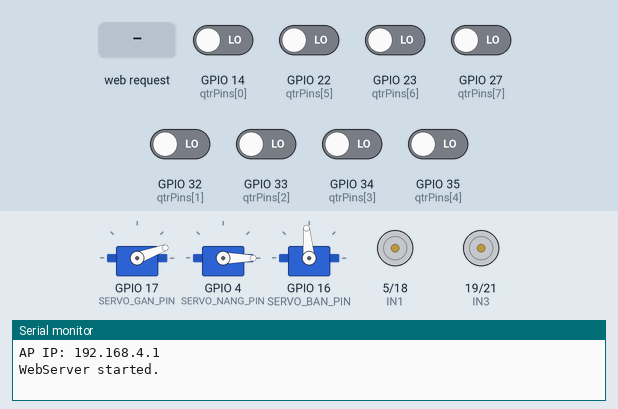
A sketch run on a simulated ESP32. Shown: 3 × servo, motor-driver pin pairs drawn as motors (green arrow = first pin HIGH = forward, orange = second pin HIGH = backward, longer = more drive, scaled by the enable pin), the last lines printed to the serial monitor. The inputs (shaded band) are chosen by the test bench; at power-on: GPIO 14 (qtrPins[0]), GPIO 22 (qtrPins[5]), GPIO 23 (qtrPins[6]), GPIO 27 (qtrPins[7]), GPIO 32 (qtrPins[1]), GPIO 33 (qtrPins[2]), GPIO 34 (qtrPins[3]), GPIO 35 (qtrPins[4]) LOW.

Above: at 1.2 s.
1.3 s: HTTP request GET /gan_inc_start received
At 2.8 s:
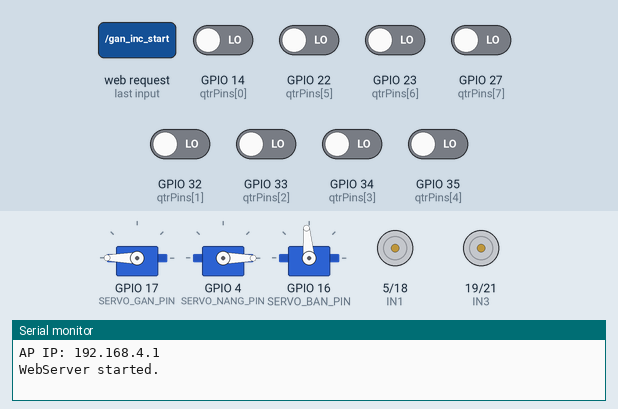
3.3 s: HTTP request GET /mode_toggle received
At 4.2 s:
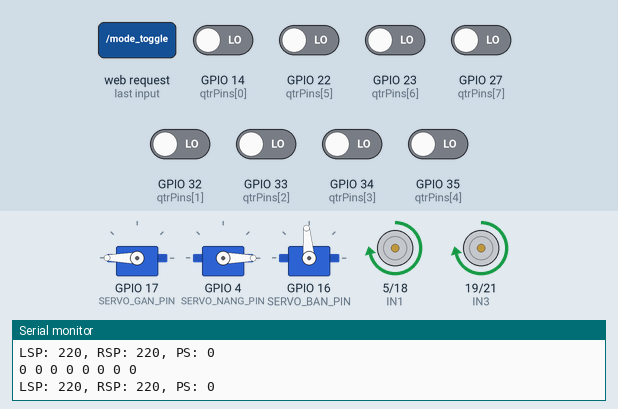
4.8 s: HTTP request GET /back received
At 5.4 s:
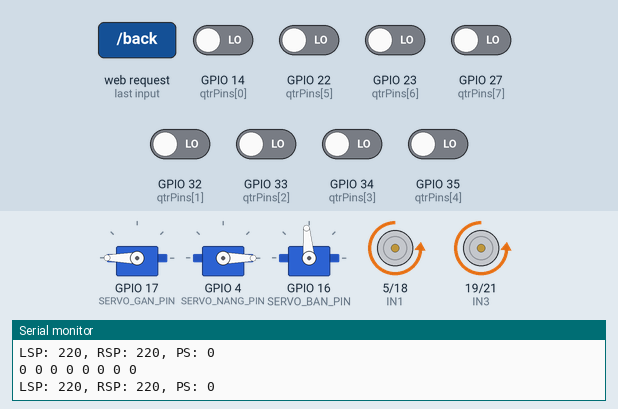
6.3 s: HTTP request GET /left received
At 7.5 s:
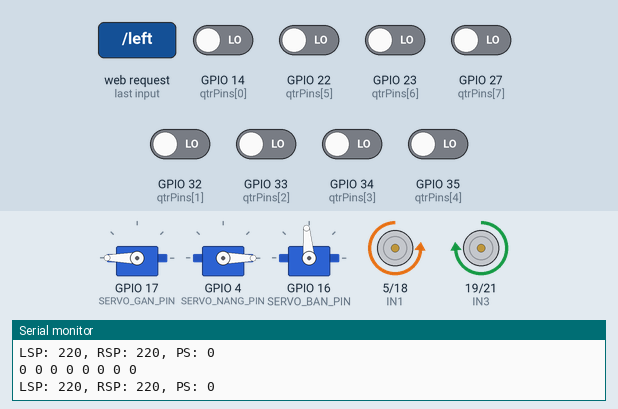
7.8 s: HTTP request GET /right received
At 8.8 s:
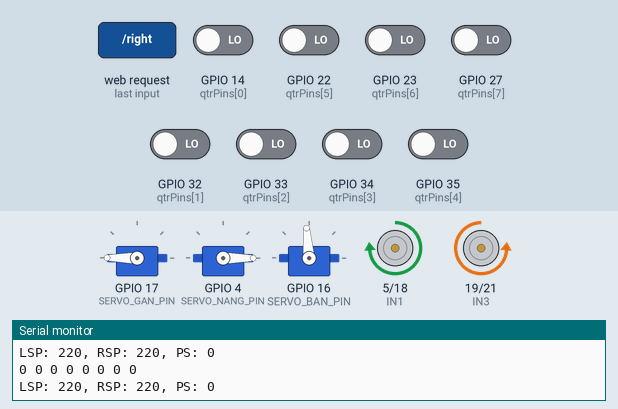
9.3 s: HTTP request GET /stop received
At 10.0 s:
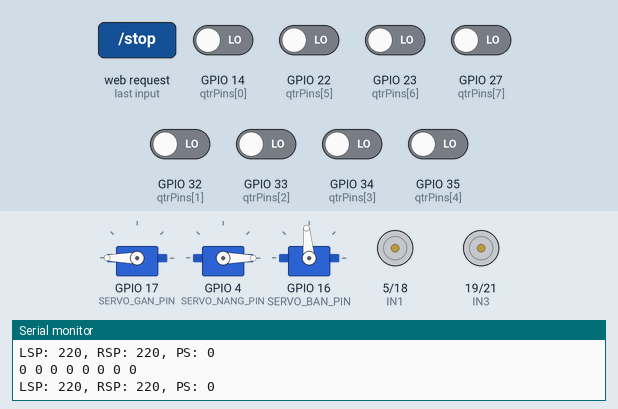
Timing chart, 0 to 11.8 s (numbered marks = the images above; inputs shaded):
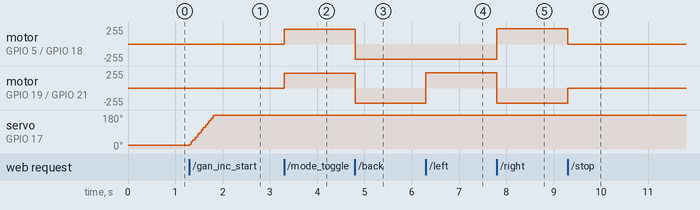

Measured:
- after the input at 1.3 s, servo on GPIO 17 (SERVO_GAN_PIN): moves from 20° to 180° over 0.52 s, starting at once
- after the input at 3.3 s, motor on GPIO 5 (IN1) / GPIO 18 (IN2), motor on GPIO 19 (IN3) / GPIO 21 (IN4): stopped → forward 219/255 at once
- after the input at 4.8 s, motor on GPIO 5 (IN1) / GPIO 18 (IN2), motor on GPIO 19 (IN3) / GPIO 21 (IN4): forward 219/255 → backward 229/255 at once
- after the input at 6.3 s, motor on GPIO 19 (IN3) / GPIO 21 (IN4): backward 229/255 → forward 229/255 at once
- after the input at 7.8 s, motor on GPIO 5 (IN1) / GPIO 18 (IN2): backward 229/255 → forward 229/255 at once; motor on GPIO 19 (IN3) / GPIO 21 (IN4): forward 229/255 → backward 229/255 at once
- after the input at 9.3 s, motor on GPIO 5 (IN1) / GPIO 18 (IN2): forward 229/255 → stopped at once; motor on GPIO 19 (IN3) / GPIO 21 (IN4): backward 229/255 → stopped at once

The sketch:

dk.ino
```cpp
#include <WiFi.h>
#include <WebServer.h>
#include <ESP32Servo.h>

Servo servoGan;    // gắp
Servo servoNang;   // nâng
Servo servoBan;    // bắn

const int SERVO_GAN_PIN  = 17;
const int SERVO_NANG_PIN = 4;
const int SERVO_BAN_PIN  = 16;

int angleGan  = 20;
int angleNang = 0;
int angleBan  = 95;

// Servo bắn dùng 2 góc cố định
const int BAN_FIRE_ANGLE = 180;
const int BAN_BACK_ANGLE = 95;

// --- AUTO-RETURN CONFIG FOR BAN ---
bool banAutoPending = false;            // đang chờ auto-return không
unsigned long banFireMillis = 0;        // thời điểm vừa bắn
const unsigned long BAN_AUTO_DELAY = 500; // ms chờ trước khi trả về (đổi nếu muốn)
// -------------------------------------

// Cờ cho servo gắp & nâng (giữ để xoay)
bool ganInc  = false;
bool ganDec  = false;
bool nangInc = false;
bool nangDec = false;

// Thời gian cập nhật tách riêng cho từng servo
unsigned long lastServoTimeGan = 0;
unsigned long lastServoTimeNang = 0;

// --- CHỈNH TỐC ĐỘ SERVO RIÊNG RẺ (bạn có thể thay đổi) ---
// servoGan: KHÔI PHỤC NHƯ CŨ (mượt, chậm)
const int servoStepGan = 6;                 // bước góc mỗi lần cập nhật cho gắp (nhỏ)
const unsigned long servoIntervalGan = 20;  // ms giữa các lần cập nhật cho gắp (20ms)

// servoNang: tốc độ đã yêu cầu (nhanh hơn)
const int servoStepNang = 6;                // bước góc mỗi lần cập nhật cho nâng (lớn)
const unsigned long servoIntervalNang = 10; // ms giữa các lần cập nhật cho nâng (10ms)


// WebServer
WebServer server(80);
const char* ap_ssid     = "ESP32_ROBOT";
const char* ap_password = "11111100";

// 2 chế độ: dò line / điều khiển tay
enum RobotMode {
  MODE_LINE,
  MODE_MANUAL
};
RobotMode currentMode = MODE_MANUAL;

// ================== CODE CŨ CỦA ANH (GIỮ NGUYÊN) ==================
const uint8_t SensorCount = 8;
const uint8_t qtrPins[SensorCount] = {14, 32,33,34,35 ,22 ,23,27};
const int he_so[SensorCount] = {7, 5, 3, 1, -1, -3, -5, -7};

#define IN3 19
#define IN4 21  // Phải
#define IN1 5
#define IN2 18  // TRrái

#define ENA 26
#define ENB 25


const int pwmFreq     = 25000;
const int pwmRes      = 8;

int base_speed_line = 220;
int base_speed = 230;

int max_speed = 255;
int last_error = 0;
int error_s = 0;
float kp = 83;
float ki = 0.3;
float kd = 22;
int stop = 0;

int read()
{
  int count = 0;
  int sum = 0;
  for(int i = 0; i < SensorCount; i++)
  {
    int sen_val = digitalRead(qtrPins[i]);
    sum += sen_val*he_so[i];
    count+= sen_val;
    Serial.print(sen_val);
    Serial.print(" ");
  }
  Serial.println();
  if(count  == 6)
  {
    set_speed(0, IN1, IN2, ENA);
    set_speed(0, IN3, IN4, ENB);
    stop = 1;
    currentMode = MODE_MANUAL;

  }
  else if(count == 0)
  {
    return last_error;
  }
  return sum;
}

void forward(int ina, int inb)
{
  digitalWrite(ina, HIGH);
  digitalWrite(inb, LOW);
}
void backward(int ina, int inb)
{
  digitalWrite(inb, HIGH);
  digitalWrite(ina, LOW);
}
void braking(int ina, int inb)
{
  digitalWrite(inb, LOW);
  digitalWrite(ina, LOW);
}
void set_speed(int speed, int ina, int inb, int en)
{
  if(speed < 0)
  {
    backward(ina, inb);
    speed = -speed;
  } else {
    forward(ina, inb);
  }
  speed %= 256;

  ledcWrite(en, speed);
}

void pid()
{
  int position = read();
  if(stop == 1)
  {
    return;
  }

  int error = 0 - position;

  error_s += error;
  if(error_s >= 200) error_s = 200;
  else if(error_s <= -200) error_s = -200;
  int d_error = error - last_error;
  last_error = error;
  int u = (int) (kp*error + ki*error_s + kd*d_error);


  int left_speed = base_speed_line - u;
  int right_speed = base_speed_line + u;

  if(left_speed >= max_speed) left_speed = max_speed;
  else if(left_speed <= -max_speed) left_speed = -max_speed;
  if(right_speed >= max_speed) right_speed = max_speed;
  if(right_speed <= -max_speed) right_speed = -max_speed;


  set_speed(left_speed, IN1, IN2, ENB);
  set_speed(right_speed, IN3, IN4, ENA);


  Serial.print("LSP: ");
  Serial.print(left_speed);
  Serial.print(", RSP: ");
  Serial.print(right_speed);

  Serial.print(", PS: ");
  Serial.println(position);

  delay(10);

}

// ================== HTML GIAO DIỆN ==================
String htmlPage()
{
  String page = R"rawliteral(
<!DOCTYPE html>
<html>
<head>
<meta charset='utf-8'>
<meta name="viewport" content="width=device-width, initial-scale=1, maximum-scale=1, user-scalable=no">
<title>B-T-V-D ROBOT</title>

<style>
  /* ==== CẤU HÌNH CHUNG ==== */
  body {
    margin: 0;
    padding: 0;
    background: linear-gradient(135deg, #1a1a2e 0%, #16213e 100%);
    color: #fff;
    font-family: 'Segoe UI', Tahoma, Geneva, Verdana, sans-serif;
    user-select: none;
    min-height: 100vh;
    overflow: auto;
    display: flex;
    flex-direction: column;
  }

  h2 {
    text-align: center;
    margin: 15px 0;
    font-size: 24px; /* Tăng cỡ chữ lên một chút cho ngầu */
    font-weight: 900;
    text-transform: uppercase;
    letter-spacing: 2px;
    color: #00d2ff;
    text-shadow: 0 0 15px rgba(0, 210, 255, 0.7); /* Tăng độ phát sáng */
    flex-shrink: 0;
  }

  /* ==== LAYOUT CHÍNH ==== */
  .gamepad {
    display: flex;
    flex-direction: row;
    justify-content: space-between;
    width: 100%;
    padding: 10px;
    box-sizing: border-box;
    gap: 10px;
    flex-grow: 1;
  }

  /* Cột trái & phải (Di chuyển) */
  .side-left, .side-right {
    flex: 1;
    display: flex;
    flex-direction: column;
    justify-content: center;
    align-items: center;
    gap: 20px;
  }

  /* Cột giữa (Chức năng) */
  .center {
    flex: 1.2;
    display: flex;
    flex-direction: column;
    align-items: center;
    justify-content: flex-start;
    gap: 12px;
  }

  /* ==== BUTTON STYLES ==== */
  button {
    cursor: pointer;
    outline: none;
    -webkit-tap-highlight-color: transparent;
    transition: all 0.1s ease;
    box-shadow: 0 4px 6px rgba(0,0,0,0.3);
  }

  button:active {
    transform: scale(0.95);
    box-shadow: 0 2px 3px rgba(0,0,0,0.3);
  }

  /* Nút Di Chuyển (Move) */
  .move-btn {
    width: 100%;
    max-width: 140px;
    height: 80px;
    background: rgba(255, 255, 255, 0.05);
    border: 2px solid #00d2ff;
    border-radius: 15px;
    font-size: 20px;
    font-weight: 800;
    color: #00d2ff;
    backdrop-filter: blur(5px);
  }
  .move-btn:active {
    background: #00d2ff;
    color: #000;
  }

  .horizontal-row {
    display: flex;
    flex-direction: row;
    gap: 15px;
    width: 100%;
    justify-content: center;
  }

  /* ==== SYSTEM BUTTONS (Mode/Stop) ==== */
  .mode-row {
    display: flex;
    gap: 10px;
    width: 100%;
    justify-content: center;
    margin-bottom: 5px;
  }

  .btn-mode {
    flex: 1;
    height: 50px;
    background: linear-gradient(45deg, #4b6cb7, #182848);
    border: none;
    border-radius: 10px;
    color: white;
    font-size: 14px;
    font-weight: bold;
    border: 1px solid rgba(255,255,255,0.2);
  }

  .btn-stop {
    width: 80px;
    height: 50px;
    background: linear-gradient(45deg, #ff416c, #ff4b2b);
    border: none;
    border-radius: 10px;
    color: white;
    font-size: 16px;
    font-weight: 900;
    box-shadow: 0 0 15px rgba(255, 65, 108, 0.6);
  }

  /* ==== SERVO GROUPS ==== */
  .servo-group {
    background: rgba(0, 0, 0, 0.3);
    padding: 10px;
    border-radius: 12px;
    width: 95%;
    text-align: center;
    border: 1px solid rgba(255,255,255,0.05);
  }

  .servo-title {
    font-size: 13px;
    font-weight: bold;
    margin-bottom: 5px;
    color: #aaa;
    text-transform: uppercase;
  }

  .servo-row {
    display: flex;
    justify-content: center;
    gap: 10px;
  }

  .servoBtn {
    flex: 1;
    height: 45px;
    border: none;
    border-radius: 8px;
    color: #fff;
    font-size: 15px;
    font-weight: bold;
    text-shadow: 0 1px 2px rgba(0,0,0,0.5);
  }

  /* Màu riêng cho từng nhóm Servo */
  #btnGanInc, #btnGanDec { background: linear-gradient(to bottom, #f7971e, #ffd200); color: #444; }
  #btnNangInc, #btnNangDec { background: linear-gradient(to bottom, #11998e, #38ef7d); }
  #btnBanFire, #btnBanBack { background: linear-gradient(to bottom, #cb2d3e, #ef473a); }

  /* ==== RESPONSIVE: CHẾ ĐỘ DỌC CHO ĐIỆN THOẠI ==== */
  @media (max-width: 768px) {
    .gamepad {
      flex-direction: column-reverse;
      align-items: center;
      gap: 30px;
      padding-bottom: 50px;
    }

    .center {
      width: 100%;
      order: 1;
    }

    .side-left, .side-right {
      width: 100%;
      flex-direction: row;
      order: 2;
      gap: 10px;
    }

    .move-btn {
      height: 70px;
    }
  }

</style>
</head>

<body>

<h2>B-T-V-D ROBOT</h2>

<div class="gamepad">

  <div class="side-left">
    <button class="move-btn" id="btnForward">▲ TIẾN</button>
    <button class="move-btn" id="btnBack">▼ LÙI</button>
  </div>

  <div class="center">
    <div class="mode-row">
      <button class="btn-mode" id="btnMode">MODE: MANUAL</button>
      <button class="btn-stop" id="btnStop">STOP</button>
    </div>

    <div class="servo-group">
      <div class="servo-title">Kẹp Gắp (P17)</div>
      <div class="servo-row">
        <button class="servoBtn" id="btnGanDec">Mở</button>
        <button class="servoBtn" id="btnGanInc">Kẹp</button>
      </div>
    </div>

    <div class="servo-group">
      <div class="servo-title">Cánh Tay (P4)</div>
      <div class="servo-row">
        <button class="servoBtn" id="btnNangDec">▲ Nâng</button>
        <button class="servoBtn" id="btnNangInc">▼ Hạ</button>
      </div>
    </div>

    <div class="servo-group">
      <div class="servo-title">Vũ Khí (P16)</div>
      <div class="servo-row">
        <button class="servoBtn" id="btnBanBack">Nạp</button>
        <button class="servoBtn" id="btnBanFire">🔥 BẮN</button>
      </div>
    </div>
  </div>

  <div class="side-right">
    <div class="horizontal-row">
      <button class="move-btn" id="btnLeft">◀ TRÁI</button>
      <button class="move-btn" id="btnRight">PHẢI ▶</button>
    </div>
  </div>

</div>

<script>
function send(cmd){ fetch("/"+cmd); }

// Giữ để di chuyển
function hold(btn, down, up="stop"){
  if(!btn) return;
  btn.addEventListener("touchstart", e=>{e.preventDefault();send(down);});
  btn.addEventListener("mousedown", ()=>send(down));

  btn.addEventListener("touchend", e=>{e.preventDefault();send(up);});
  btn.addEventListener("mouseup", ()=>send(up));
  btn.addEventListener("mouseleave", ()=>send(up));
}

hold(document.getElementById("btnForward"),"forward");
hold(document.getElementById("btnBack"),"back");
hold(document.getElementById("btnLeft"),"left");
hold(document.getElementById("btnRight"),"right");

// STOP
document.getElementById("btnStop").onclick = ()=>send("stop");

// MODE
const modeBtn = document.getElementById("btnMode");
if(modeBtn){
  modeBtn.onclick = ()=>{
    fetch("/mode_toggle")
      .then(r=>r.text())
      .then(t=>{
        modeBtn.innerText=t.includes("LINE")?"MODE: LINE":"MODE: MANUAL";
      });
  };
}

// Servo giữ
function holdServo(id,start,stop){
  const b=document.getElementById(id);
  if(!b) return;
  b.addEventListener("mousedown", ()=>send(start));
  b.addEventListener("mouseup", ()=>send(stop));
  b.addEventListener("mouseleave", ()=>send(stop));
  b.addEventListener("touchstart", e=>{e.preventDefault();send(start);});
  b.addEventListener("touchend", e=>{e.preventDefault();send(stop);});
}

holdServo("btnGanInc","gan_inc_start","gan_inc_stop");
holdServo("btnGanDec","gan_dec_start","gan_dec_stop");
holdServo("btnNangInc","nang_inc_start","nang_inc_stop");
holdServo("btnNangDec","nang_dec_start","nang_dec_stop");

const btnFire = document.getElementById("btnBanFire");
if(btnFire) btnFire.onclick=()=>send("ban_fire");

const btnLoad = document.getElementById("btnBanBack");
if(btnLoad) btnLoad.onclick=()=>send("ban_back");

</script>
</body>
</html>
)rawliteral";

  return page;
}

// ================== CẬP NHẬT SERVO (giữ để xoay) ==================
void updateServos() {
  unsigned long now = millis();

  // --- GẮP (servoGan) : KHÔI PHỤC HÀNH VI CŨ ---
  if (now - lastServoTimeGan >= servoIntervalGan) {
    lastServoTimeGan = now;

    if (ganInc) {
      angleGan += servoStepGan;
      if (angleGan > 180) angleGan = 180;
      servoGan.write(angleGan);
    }
    if (ganDec) {
      angleGan -= servoStepGan;
      if (angleGan < 0) angleGan = 0;
      servoGan.write(angleGan);
    }
  }

  // --- NÂNG (servoNang) : TĂNG TỐC NHƯ YÊU CẦU ---
  if (now - lastServoTimeNang >= servoIntervalNang) {
    lastServoTimeNang = now;

    if (nangInc) {
      angleNang += servoStepNang;
      if (angleNang > 180) angleNang = 180;
      servoNang.write(angleNang);
    }
    if (nangDec) {
      angleNang -= servoStepNang;
      if (angleNang < 0) angleNang = 0;
      servoNang.write(angleNang);
    }
  }
}

// ================== HANDLER ĐỘNG CƠ QUA WEB ==================
void handleRoot() {
  server.send(200, "text/html", htmlPage());
}

void handleForward() {
  currentMode = MODE_MANUAL;
  set_speed(base_speed, IN1, IN2, ENA);
  set_speed(base_speed, IN3, IN4, ENB);
  server.send(200, "text/plain", "FORWARD");
}

void handleBack() {
  currentMode = MODE_MANUAL;
  set_speed(-base_speed, IN1, IN2, ENA);
  set_speed(-base_speed, IN3, IN4, ENB);
  server.send(200, "text/plain", "BACK");
}

void handleLeft() {
  currentMode = MODE_MANUAL;
  set_speed(-base_speed, IN1, IN2, ENA);
  set_speed(base_speed, IN3, IN4, ENB);
  server.send(200, "text/plain", "LEFT");
}

void handleRight() {
  currentMode = MODE_MANUAL;
  set_speed(base_speed, IN1, IN2, ENA);
  set_speed(-base_speed, IN3, IN4, ENB);
  server.send(200, "text/plain", "RIGHT");
}

void stopAllServo() {
  ganInc  = false;
  ganDec  = false;
  nangInc = false;
  nangDec = false;
}

void handleStop() {
  // Dừng mọi lệnh giữ servo
  stopAllServo();

  // Hủy auto-return của servo bắn nếu đang chờ
  banAutoPending = false;

  // Dừng động cơ (brake + PWM=0)
  braking(IN1, IN2);
  braking(IN3, IN4);
  set_speed(0, IN1, IN2, ENA);
  set_speed(0, IN3, IN4, ENB);

  server.send(200, "text/plain", "STOP");
}

// ================== HANDLER MODE (CHỈ 2 CHẾ ĐỘ) ==================
void handleModeToggle() {
  if (currentMode == MODE_MANUAL) {
    // chuyển sang dò line
    braking(IN1, IN2);
    braking(IN3, IN4);
    set_speed(0, IN1, IN2, ENA);
    set_speed(0, IN3, IN4, ENB);
    currentMode = MODE_LINE;
    stop = 0;
    server.send(200, "text/plain", "LINE");
  } else {
    // chuyển sang điều khiển tay
    braking(IN1, IN2);
    braking(IN3, IN4);
    set_speed(0, IN1, IN2, ENA);
    set_speed(0, IN3, IN4, ENB);
    currentMode = MODE_MANUAL;
    stop = 1;
    server.send(200, "text/plain", "MANUAL");
  }
}

// ================== HANDLER SERVO ==================
// GẮP (giữ)
void handleGanIncStart() { ganInc = true;  server.send(200, "text/plain", "GAN_INC_START"); }
void handleGanIncStop()  { ganInc = false; server.send(200, "text/plain", "GAN_INC_STOP");  }

void handleGanDecStart() { ganDec = true;  server.send(200, "text/plain", "GAN_DEC_START"); }
void handleGanDecStop()  { ganDec = false; server.send(200, "text/plain", "GAN_DEC_STOP");  }

// NÂNG (giữ)
void handleNangIncStart() { nangInc = true;  server.send(200, "text/plain", "NANG_INC_START"); }
void handleNangIncStop()  { nangInc = false; server.send(200, "text/plain", "NANG_INC_STOP");  }

void handleNangDecStart() { nangDec = true;  server.send(200, "text/plain", "NANG_DEC_START"); }
void handleNangDecStop()  { nangDec = false; server.send(200, "text/plain", "NANG_DEC_STOP");  }

// BẮN (2 góc cố định) - bắn và bắt đầu đếm thời gian auto-return
void handleBanFire() {
  angleBan = BAN_FIRE_ANGLE;
  servoBan.write(angleBan);

  // bật auto-return
  banAutoPending = true;
  banFireMillis = millis();

  server.send(200, "text/plain", "BAN_FIRE");
}

void handleBanBack() {
  // hủy auto-return (nếu đang chờ) và trả về ngay
  banAutoPending = false;

  angleBan = BAN_BACK_ANGLE;
  servoBan.write(angleBan);
  server.send(200, "text/plain", "BAN_BACK");
}

// ================== SETUP ==================
void setup() {

  // Serial.begin(115200);


  // Serial.begin(115200);
  servoGan.setPeriodHertz(50);
  servoNang.setPeriodHertz(50);
  servoBan.setPeriodHertz(50);


  servoGan.write(angleGan);
  servoNang.write(angleNang);
  servoBan.write(angleBan);


  servoGan.attach(SERVO_GAN_PIN, 500, 2500);
  servoNang.attach(SERVO_NANG_PIN, 500, 2500);
  servoBan.attach(SERVO_BAN_PIN, 500, 2500);


  // Chân điều khiển L298N
  pinMode(IN1, OUTPUT);
  pinMode(IN2, OUTPUT);
  pinMode(IN3, OUTPUT);
  pinMode(IN4, OUTPUT);
  for(int i = 0; i < SensorCount; i++)
  {
    pinMode(qtrPins[i], INPUT);
  }

  // PWM cho động cơ (theo kiểu anh đang dùng)
  ledcAttach(ENA, pwmFreq, pwmRes);
  ledcAttach(ENB, pwmFreq, pwmRes);
  braking(IN1, IN2);
  braking(IN3, IN4);
  set_speed(0, IN1, IN2, ENA);
  set_speed(0, IN3, IN4, ENB);

  // Thêm: dừng lại cho an toàn (không tự chạy sau khi nạp)
  braking(IN1, IN2);
  braking(IN3, IN4);

  // ====== SERVO ======
  ESP32PWM::allocateTimer(0);
  ESP32PWM::allocateTimer(1);
  ESP32PWM::allocateTimer(2);
  ESP32PWM::allocateTimer(3);

  // ====== WIFI AP + SERVER ======
  WiFi.mode(WIFI_AP);
  WiFi.softAP(ap_ssid, ap_password);
  Serial.print("AP IP: ");
  Serial.println(WiFi.softAPIP());

  server.on("/",           handleRoot);
  server.on("/forward",    handleForward);
  server.on("/back",       handleBack);
  server.on("/left",       handleLeft);
  server.on("/right",      handleRight);
  server.on("/stop",       handleStop);
  server.on("/mode_toggle",handleModeToggle);

  // Servo gắp giữ
  server.on("/gan_inc_start", handleGanIncStart);
  server.on("/gan_inc_stop",  handleGanIncStop);
  server.on("/gan_dec_start", handleGanDecStart);
  server.on("/gan_dec_stop",  handleGanDecStop);

  // Servo nâng giữ
  server.on("/nang_inc_start", handleNangIncStart);
  server.on("/nang_inc_stop",  handleNangIncStop);
  server.on("/nang_dec_start", handleNangDecStart);
  server.on("/nang_dec_stop",  handleNangDecStop);

  // Servo bắn
  server.on("/ban_fire", handleBanFire);
  server.on("/ban_back", handleBanBack);

  server.begin();
  Serial.println("WebServer started.");

  currentMode = MODE_MANUAL;

}

void loop() {
  // put your main code here, to run repeatedly:
  server.handleClient();

  // cập nhật servo (gắp, nâng nếu đang giữ nút)
  updateServos();

  // nếu đang chờ auto-return và đủ thời gian -> trả về tự động
  if (banAutoPending) {
    if (millis() - banFireMillis >= BAN_AUTO_DELAY) {
      banAutoPending = false;
      angleBan = BAN_BACK_ANGLE;
      servoBan.write(angleBan);
      Serial.println("Auto ban back executed.");
    }
  }

  // chế độ dò line: chạy pid()
  if (currentMode == MODE_LINE) {
    pid();
  }
}
```
